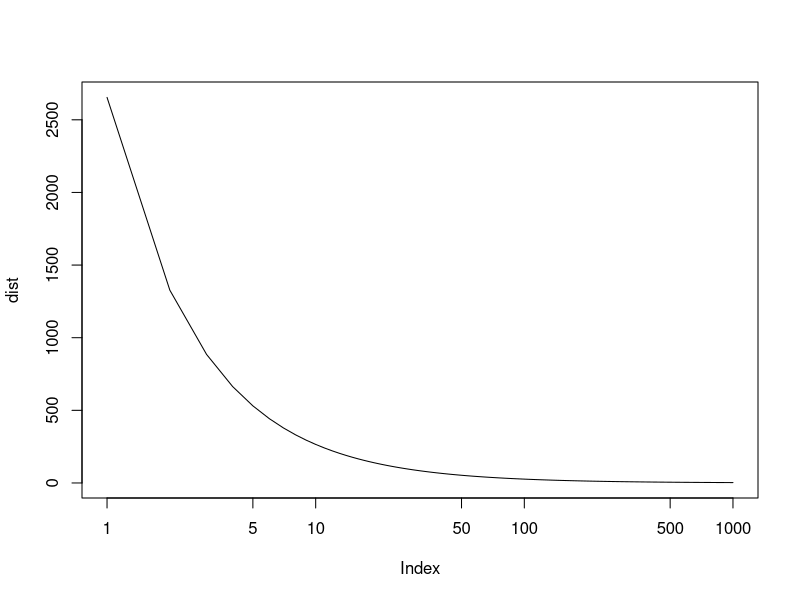

Recreate this plot in R.
x <- c(
    0.324,
    0.177,
    0.163,
    0.317,
    0.174,
    0.321,
    0.115,
    0.108,
    0.133
)

n <- 10
a <- n
xMin <- 0.1

b <- 0; for (i in 1:length(x)) {
    b <- b + log(x[i])
}; b <- b - n*log(xMin)

aGam <- factorial(a-1)

dist <- 0
trials <- 1000

for (y in 1:trials) {
    dist[y] <- (b^a) / (aGam * y)
}

plot(dist, log="x", type='l')